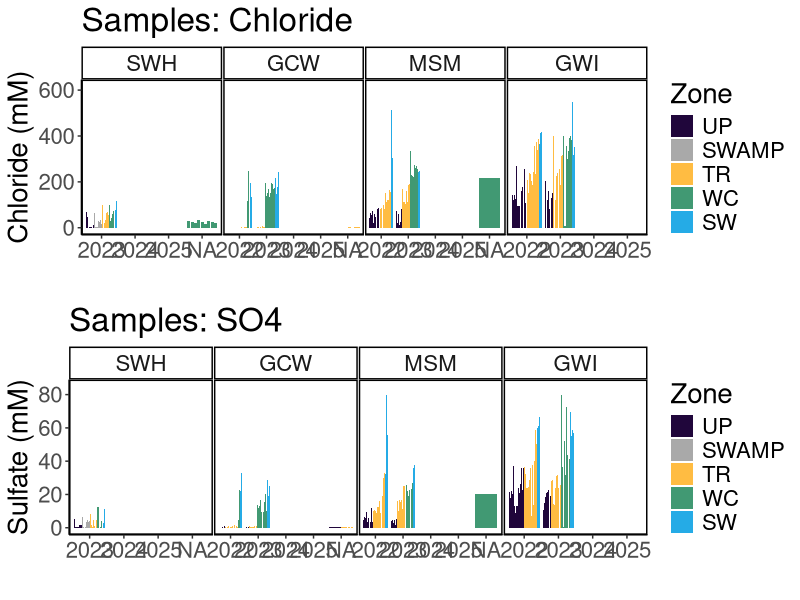
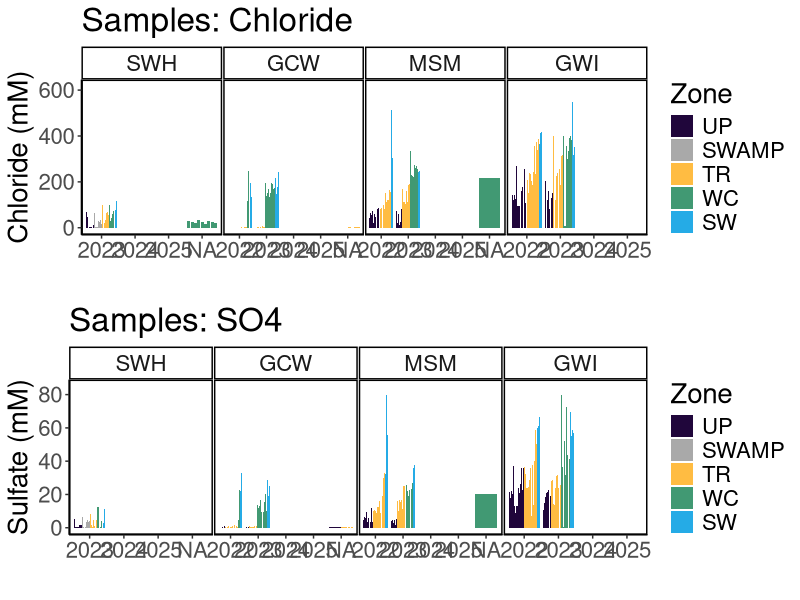
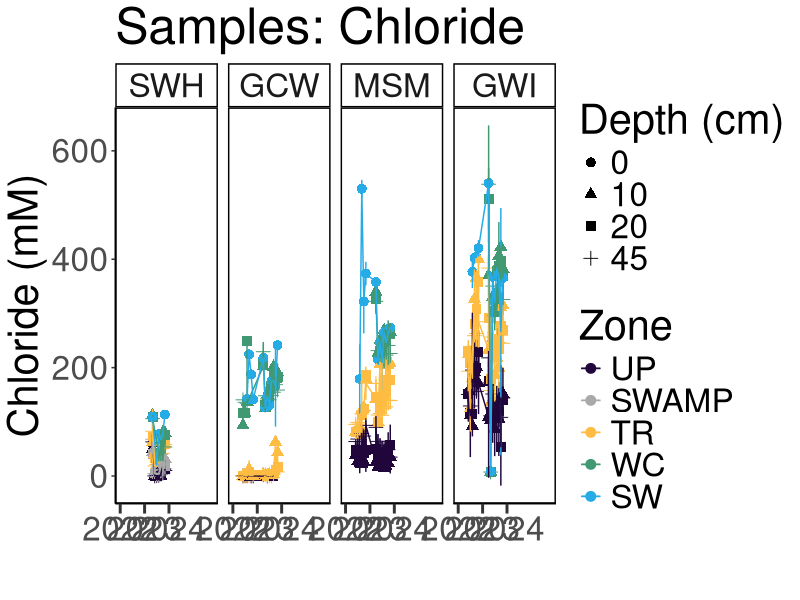
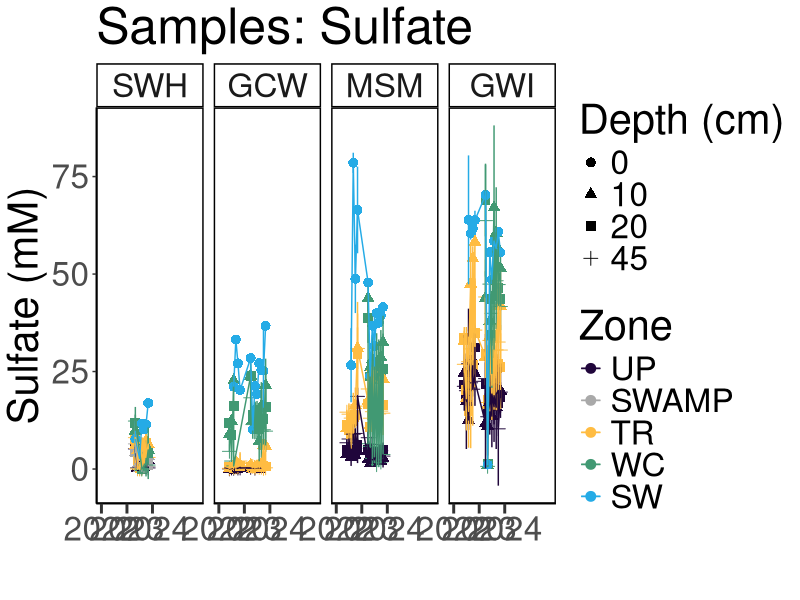
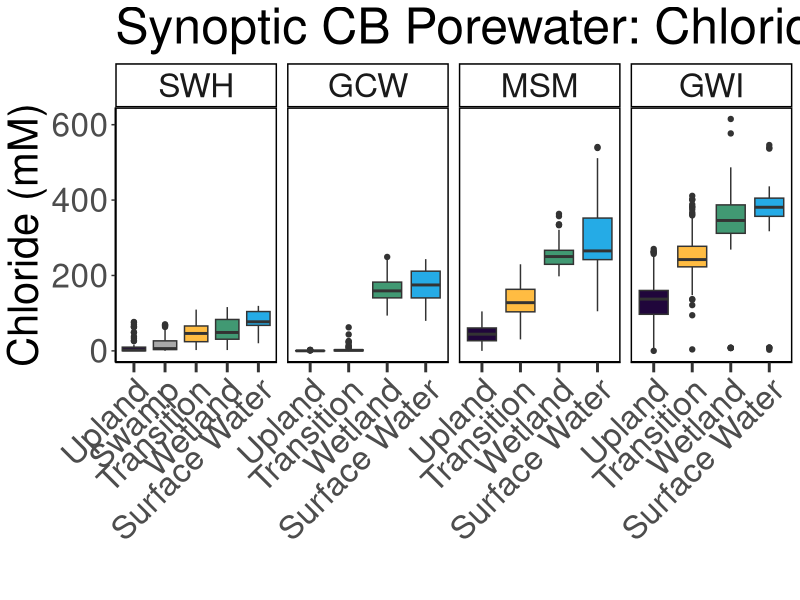
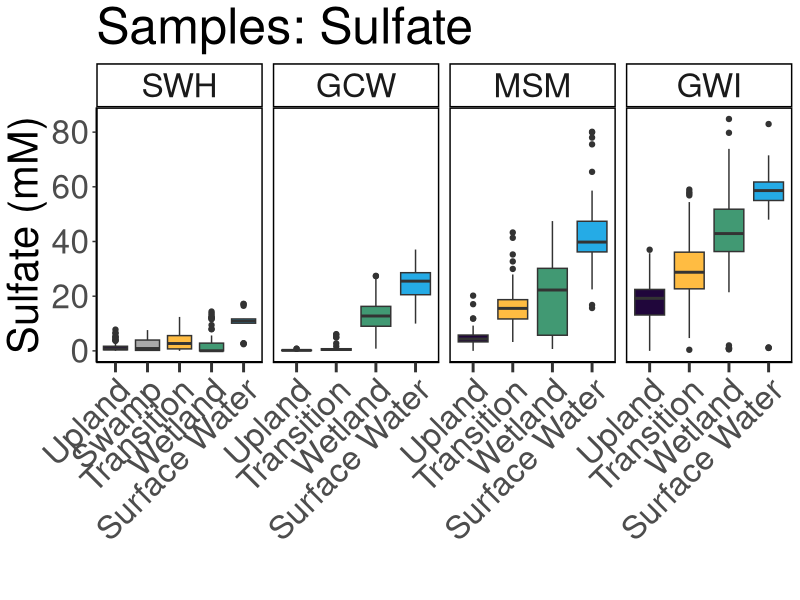
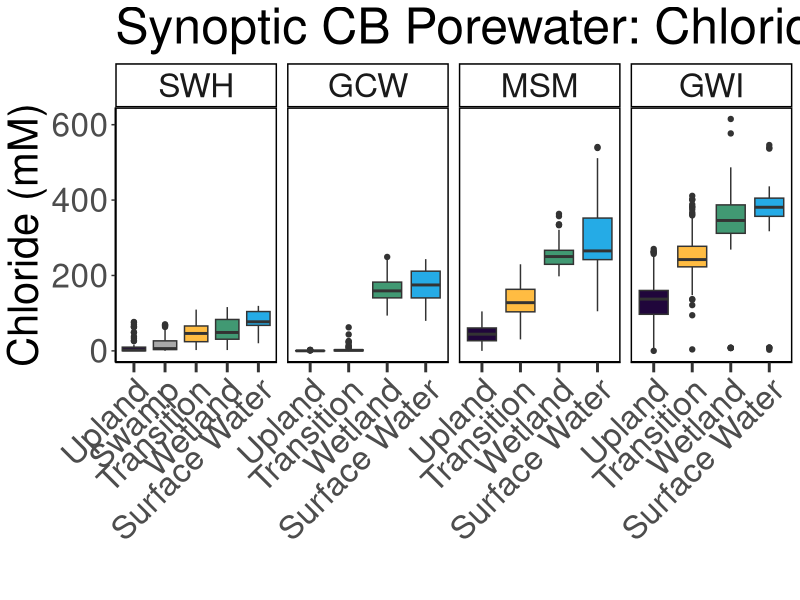
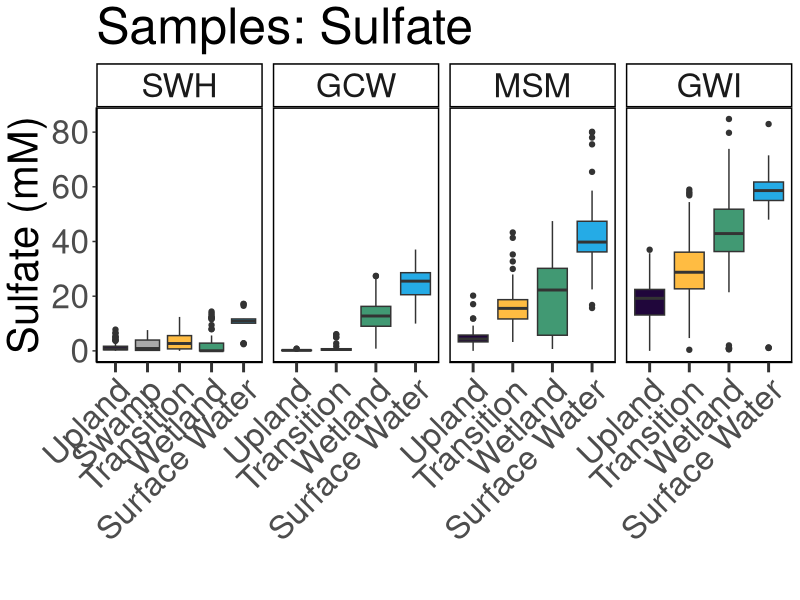

Source code (R) for these figures, in order:
## ---- chunk 1
library(dplyr)
library(ggplot2)
library(ggpubr)
library(stringr)
library(readxl)
library(tidyr)
library(tibble)
library(openxlsx)
library(knitr)
## ---- chunk 2

#read in 2022 Dionex Data:
dat22 <- read.csv("2022/COMPASS_SynopticCB_SO4_Cl_2022.csv")
# head(dat22)
colnames(dat22)

#read in 2023 Dionex Data:
dat23 <- read.csv("2023/COMPASS_SynopticCB_SO4_Cl_2023.csv")
# head(dat23)
colnames(dat23)

#read in 2024 Dionex Data:
dat24 <- read.csv("2024/COMPASS_SynopticCB_SO4_Cl_2024.csv")
# head(dat24)
colnames(dat24)

#read in 2025 Dionex Data:
dat25 <- read.csv("2025/COMPASS_SynopticCB_SO4_Cl_2025.csv")
# head(dat25)
colnames(dat25)

all_dat <- bind_rows(dat22, dat23, dat24, dat25)

all_dat <- all_dat %>%
  dplyr::select(
    Project, Region, Sample_ID, Year, Month, Day, Time, Time_Zone,
    Site, Zone, Replicate, Depth_cm, 
    SO4_ppm, SO4_mM, SO4_Conc_flag, SO4_QAQC_flag, Cl_ppm, Cl_mM, Cl_Conc_flag, Cl_QAQC_flag, salinity,
    Analysis_rundate,  Run_notes, Field_notes
        # list columns in the order you want them
  )

##Set 4 decimal points max
all_dat <- all_dat %>%
  mutate(across(where(is.numeric), round, digits = 4)) ##This does make all salnities 0 when Cl_ppm is 0 instead of 0.000026

## ---- chunk 3

#pull the column names from the all_dat dataframe and create a new dataframe with them 
metadat <- data.frame(Column_Names = colnames(all_dat))
metadat

metadat$Description <- ""
metadat$Units <- ""
metadat$Instrument_ifapplicable <- ""

#add information about each line: 

metadat$Description <- c("Project name", 
                         "Region samples originated from: CB = Chesapeake Bay",
                         "Sample identifier used in laboratory and field", 
                         "Year (YYYY) of sample collection", 
                         "Month (#) of sample collection",
                         "Day (#) of sample collection",
                         "Time (HH:MM) of sample collection",
                         "Time Zone of sample collection",
                         "Name of sampling transect location (GCW, SWH, MSM, GWI), see dataset locations for coordinates", 
                         "Zone within space-for-time transect (UP=Upland, SWAMP=Swamp, TR=Transition, WC=Wetland Control, SW=Surface Water)",
                         "Lysimeter or sample replicate id (A-C)", 
                         "Depth in centimeters from which water sample was taken", 
                         "Sulfate concentration in ppm", 
                         "Sulfate concentration in mM", 
                         "Sulfate concentration flag base on standard curve (bdl=below detection limit (0), adl=above detection limit (highest   
                         standard), Within_Range=within detection range)", 
                         "Sulfate QAQC Flags generated during checks of standards, blanks, dups, and spks",
                         "Chloride concentration in ppm", 
                         "Chloride concentration in mM", 
                         "Chloride concentration flag base on standard curve (bdl=below detection limit (0), adl=above detection limit (highest   
                         standard), Within_Range=within detection range)", 
                         "Chloride QAQC Flags generated during checks of standards, blanks, dups, and spks", 
                         "Salinity calculated using the Knudsen equation: Salinity=((1.807*(Chloride ppm)+0.026)/1000", 
                         "The date that samples were run on the Dionex IC", 
                         "Any notes generated during QAQC", 
                         "Notes generated during field sample collection")

metadat$Units <-       c("NA", 
                         "NA",
                         "NA", 
                         "NA",
                         "NA",
                         "NA", 
                         "NA",
                         "NA", 
                         "NA", 
                         "NA",
                         "NA", 
                         "cm",
                         "ppm", 
                         "mM", 
                         "NA", 
                         "NA", 
                         "ppm", 
                         "mM", 
                         "NA", 
                         "NA", 
                         "ppt", 
                         "NA", 
                         "NA",
                         "NA")

metadat$Instrument_ifapplicable <-  
  
                       c("NA", 
                         "NA",
                         "NA", 
                         "NA",
                         "NA",
                         "NA", 
                         "NA",
                         "NA", 
                         "NA", 
                         "NA",
                         "NA", 
                         "NA",
                         "Dionex Integrion HPIC (Thermo Fisher)", 
                         "Dionex Integrion HPIC (Thermo Fisher)", 
                         "NA", 
                         "NA", 
                         "Dionex Integrion HPIC (Thermo Fisher)", 
                         "Dionex Integrion HPIC (Thermo Fisher)", 
                         "NA", 
                         "NA", 
                         "NA", 
                         "NA", 
                         "NA",
                         "NA")


## ---- chunk 4

#write out a csv of all the data to the main folder: 
write.csv(all_dat, "COMPASS_SynopticCB_SO4_Cl_AllData.csv")


#write out a csv of the metadata associated with the data: 
write.csv(metadat, "COMPASS_SynopticCB_SO4_Cl_Metadata.csv")

## ---- chunk 5

data_plotting <- all_dat

#Order by Zone from Upland to Surface Water
data_plotting$Zone = factor(data_plotting$Zone, levels = c("UP", "SWAMP", "TR", "WC", "SW"))
data_plotting <- data_plotting[order(data_plotting$Zone), ]

#Order by Site from SWH, GCW, MSM, GWI order, which is oligohaline to polyhaline
data_plotting$Site = factor(data_plotting$Site, levels = c("SWH", "GCW", "MSM", "GWI"))
data_plotting <- data_plotting[order(data_plotting$Site), ]

# #Order by Year from 2022-2024
# data_plotting$Site = factor(data_plotting$Site, levels = c("SWH", "GCW", "MSM", "GWI"))
# data_plotting <- data_plotting[order(data_plotting$Site), ]

#Plot samples to get a first look at concentrations (sanity check)
#group the data for plotting
data_plotting_all <- data_plotting %>%
  group_by(Site, Zone) %>%
  mutate(row_num = factor(row_number())) %>%  # create row_num as factor per group
  ungroup()

data_plotting_all$Date <- as.Date(paste(data_plotting_all$Year, data_plotting_all$Month, data_plotting_all$Day, sep = "-"))


#Plot data and change colors based on Zone:
viz_cl_plot <- ggplot(data_plotting_all, aes(x = as.character(Year), y = Cl_mM, fill = Zone)) +
  geom_bar(stat = "identity", position = position_dodge2(preserve = "total")) +
  facet_grid( ~ Site, scales="free") +
  scale_fill_manual(values = c(
    "UP" = "#20063B",
    "TR" = "#FFBC42",
    "SWAMP" = "darkgrey",
    "WC" = "#419973",
    "SW" = "#25ABE6"
  )) +
  theme_classic() +
  labs(x = " ", y = "Chloride (mM)", title = "Samples: Chloride") +
  theme(
    panel.spacing = unit(.05, "lines"), 
    panel.border = element_rect(color = "black", fill = NA, linewidth = 1)) + 
  theme(text = element_text(size = 20))

# viz_cl_plot


viz_so4_plot <-  ggplot(data_plotting_all, aes(x = as.character(Year), y = SO4_mM, fill = Zone)) +
  geom_bar(stat = "identity", position = position_dodge2(preserve = "total")) +
  facet_grid( ~ Site, scales="free") +
  scale_fill_manual(values = c(
    "UP" = "#20063B",
    "TR" = "#FFBC42",
    "SWAMP" = "darkgrey",
    "WC" = "#419973",
    "SW" = "#25ABE6"
  )) +
  theme_classic() +
  labs(x = " ", y = "Sulfate (mM)", title = "Samples: SO4") +
  theme(
    panel.spacing = unit(.05, "lines"), 
    panel.border = element_rect(color = "black", fill = NA, linewidth = 1))+ 
  theme(text = element_text(size = 20))

# viz_so4_plot

ggarrange(viz_cl_plot, viz_so4_plot, nrow=2, ncol=1)


## ---- chunk 6

##Make Date Column with just Year and Month for Sample ID
all_dat_dates <- data_plotting %>%
  mutate(
    YearMonth = if_else(
      Month < 10,
      # Modify the string:
      YearMonth <- paste(data_plotting$Year, data_plotting$Month, sep = "-0"), 
      YearMonth <- paste(data_plotting$Year, data_plotting$Month, sep = "-"), 
    )
  )

##Summarize SO4 and Cl by Date, Site, and Zone
Dionex_avg <- all_dat_dates %>%
  group_by(Month, Year, Site, Zone) %>%
   dplyr::summarize(mean_SO4 = mean(SO4_mM, na.rm=TRUE), 
            sd_SO4 = sd(SO4_mM, na.rm=TRUE), 
            mean_Cl = mean(Cl_mM, na.rm=TRUE), 
            sd_Cl = sd(Cl_mM, na.rm=TRUE), 
            YearMonth = first(YearMonth))

# Concatenate with a day (e.g., "01" for the first day)
Dionex_avg$Date <- paste0(Dionex_avg$YearMonth, "-01")

# Convert to Date object
Dionex_avg$Date <- as.Date(Dionex_avg$Date)

# Define the specific date breaks you want to display
specific_breaks <- as.Date(c("2022-01-01", "2023-01-01", "2024-01-01", "2025-01-01"))

viz_cl_plot_avgs <- ggplot(Dionex_avg, aes(x = Date, y = mean_Cl, color = Zone, group = Zone)) +
  geom_point(size = 3) + 
  geom_errorbar(aes(ymin = mean_Cl - sd_Cl, ymax = mean_Cl + sd_Cl), width = 0.2) + 
  geom_line() + 
  facet_grid( ~ Site, scales="free_y") +
  scale_color_manual(values = c(
    "UP" = "#20063B",
    "TR" = "#FFBC42",
    "SWAMP" = "darkgrey",
    "WC" = "#419973",
    "SW" = "#25ABE6"
  )) +
  theme_classic() +
  labs(x = "Date", y = "Chloride (mM)", title = "Samples: Chloride") +
  theme(
    panel.spacing = unit(0.5, "lines"), 
    panel.border = element_rect(color = "black", fill = NA, linewidth = 1)) +
  # theme(axis.text.x = element_text(angle = 90, hjust = 0.5))+ 
  theme(text = element_text(size = 30))+
  scale_x_date(breaks = specific_breaks, date_labels = "%Y", expand = expansion(mult = c(0.18, 0.05)))+
  theme(axis.ticks.x = element_line(linewidth = 1))+
  theme(axis.ticks.length.x = unit(0.25, "cm"))

# viz_cl_plot_avgs


viz_so4_plot_avgs <- ggplot(Dionex_avg, aes(x = Date, y = mean_SO4, color = Zone, group = Zone)) +
  geom_point(size = 3) + 
  geom_errorbar(aes(ymin = mean_SO4 - sd_SO4, ymax = mean_SO4 + sd_SO4), width = 0.2) + 
  geom_line() + 
  facet_grid( ~ Site, scales="free_y") +
  scale_color_manual(values = c(
    "UP" = "#20063B",
    "TR" = "#FFBC42",
    "SWAMP" = "darkgrey",
    "WC" = "#419973",
    "SW" = "#25ABE6"
  )) +
  theme_classic() +
  labs(x = " ", y = "Sulfate (mM)", title = "Samples: Sulfate") +
  theme(
    panel.spacing = unit(0.5, "lines"), 
    panel.border = element_rect(color = "black", fill = NA, linewidth = 1)) +
  # theme(axis.text.x = element_text(angle = 90, hjust = 0.5))+ 
  theme(text = element_text(size = 30))+
  scale_x_date(breaks = specific_breaks, date_labels = "%Y", expand = expansion(mult = c(0.18, 0.05)))+
  theme(axis.ticks.x = element_line(linewidth = 1))+
  theme(axis.ticks.length.x = unit(0.25, "cm"))

# viz_so4_plot_avgs

ggarrange(viz_cl_plot, viz_so4_plot, nrow=2, ncol=1)

## ---- chunk 7

##Summarize SO4 and Cl by Date, Site, and Zone
Dionex_avg_depth <- all_dat_dates %>%
  group_by(Month, Year, Site, Zone, Depth_cm) %>%
   dplyr::summarize(mean_SO4 = mean(SO4_mM, na.rm=TRUE), 
            sd_SO4 = sd(SO4_mM, na.rm=TRUE), 
            mean_Cl = mean(Cl_mM, na.rm=TRUE), 
            sd_Cl = sd(Cl_mM, na.rm=TRUE), 
            YearMonth = first(YearMonth))

# Concatenate with a day (e.g., "01" for the first day)
Dionex_avg_depth$Date <- paste0(Dionex_avg_depth$YearMonth, "-01")

# Convert to Date object
Dionex_avg_depth$Date <- as.Date(Dionex_avg_depth$Date)

# Define the specific date breaks you want to display
specific_breaks <- as.Date(c("2022-01-01", "2023-01-01", "2024-01-01"))

viz_cl_plot_depth <- ggplot(Dionex_avg_depth, aes(x = Date, y = mean_Cl, color = Zone, group = Zone, shape = as.character(Depth_cm))) +
  geom_point(size = 3) + 
  geom_errorbar(aes(ymin = mean_Cl - sd_Cl, ymax = mean_Cl + sd_Cl), width = 0.2) + 
  geom_line() + 
  facet_grid( ~ Site, scales="free_y") +
  scale_color_manual(values = c(
    "UP" = "#20063B",
    "TR" = "#FFBC42",
    "SWAMP" = "darkgrey",
    "WC" = "#419973",
    "SW" = "#25ABE6"
  )) +
  theme_classic() +
  labs(x = " ", y = "Chloride (mM)", title = "Samples: Chloride") +
  theme(
    panel.spacing = unit(0.5, "lines"), 
    panel.border = element_rect(color = "black", fill = NA, linewidth = 1)) +
  # theme(axis.text.x = element_text(angle = 90, hjust = 0.5))+ 
  theme(text = element_text(size = 30))+
  scale_x_date(breaks = specific_breaks, date_labels = "%Y", expand = expansion(mult = c(0.18, 0.05))) + 
  labs(fill = "Zone", shape = "Depth (cm)")+
  theme(axis.ticks.x = element_line(linewidth = 1))+
  theme(axis.ticks.length.x = unit(0.25, "cm"))

viz_cl_plot_depth


viz_so4_plot_depth <- ggplot(Dionex_avg_depth, aes(x = Date, y = mean_SO4, color = Zone, group = Zone, shape = as.character(Depth_cm))) +
  geom_point(size = 3) + 
  geom_errorbar(aes(ymin = mean_SO4 - sd_SO4, ymax = mean_SO4 + sd_SO4), width = 0.2) + 
  geom_line() + 
  facet_grid( ~ Site, scales="free_y") +
  scale_color_manual(values = c(
    "UP" = "#20063B",
    "TR" = "#FFBC42",
    "SWAMP" = "darkgrey",
    "WC" = "#419973",
    "SW" = "#25ABE6"
  )) +
  theme_classic() +
  labs(x = " ", y = "Sulfate (mM)", title = "Samples: Sulfate")  +
  theme(
    panel.spacing = unit(0.5, "lines"), 
    panel.border = element_rect(color = "black", fill = NA, linewidth = 1)) +
  # theme(axis.text.x = element_text(angle = 90, hjust = 0.5))+ 
  theme(text = element_text(size = 30))+
  scale_x_date(breaks = specific_breaks, date_labels = "%Y", expand = expansion(mult = c(0.18, 0.05))) + 
  labs(fill = "Zone", shape = "Depth (cm)")+
  theme(axis.ticks.x = element_line(linewidth = 1))+
  theme(axis.ticks.length.x = unit(0.25, "cm"))

viz_so4_plot_depth
# ggarrange(viz_cl_plot, viz_so4_plot, nrow=2, ncol=1)

## ---- chunk 8

all_dat_dates <- all_dat_dates %>% 
    mutate(
    Zone_1 = case_when(
      Zone == "UP" ~ "Upland",
      Zone == "SWAMP" ~ "Swamp",
      Zone == "TR" ~ "Transition",
      Zone == "WC" ~ "Wetland",
      Zone == "SW" ~ "Surface Water",
      TRUE ~ Zone  # keep everything else unchanged
    )
  ) %>%
  mutate(Zone_1 = factor(Zone_1, levels = c("Upland", "Swamp", "Transition", "Wetland", "Surface Water")))


##Summarize SO4 and Cl by Date, Site, and Zone
viz_cl_boxplot <- ggplot(all_dat_dates, aes(x = Zone_1, y = Cl_mM, fill = Zone_1, group = Zone_1)) +
  geom_boxplot() + 
  facet_grid( ~ Site, scales = "free_x") +
  scale_x_discrete(drop = TRUE) +
  scale_fill_manual(values = c(
    "Upland" = "#20063B",
    "Transition" = "#FFBC42",
    "Swamp" = "darkgrey",
    "Wetland" = "#419973",
    "Surface Water" = "#25ABE6"
  ), labels = c("Upland", "Swamp", "Transition", "Wetland", "Surface Water")) +
  theme_classic() +
  labs(x = " ", y = "Chloride (mM)", title = "Synoptic CB Porewater: Chloride") +
  theme(
    panel.spacing = unit(0.5, "lines"), 
    panel.border = element_rect(color = "black", fill = NA, linewidth = 1)) +
  theme(axis.text.x = element_text(angle = 45, vjust = 1, hjust = 1))+ 
  theme(text = element_text(size = 30))+
  theme(axis.ticks.x = element_line(linewidth = 1))+
  theme(axis.ticks.length.x = unit(0.25, "cm"))+ 
  #scale_x_discrete(labels = c("Upland", "Swamp", "Transition", "Wetland", "Surface Water"))+ 
  theme(legend.position = "none")

viz_cl_boxplot


viz_so4_boxplot <- ggplot(all_dat_dates, aes(x = Zone_1, y = SO4_mM, fill = Zone_1, group = Zone_1)) +
  geom_boxplot() +
  facet_grid( ~ Site, scales = "free_x") +
  scale_x_discrete(drop = TRUE) +
  scale_fill_manual(values = c(
    "Upland" = "#20063B",
    "Transition" = "#FFBC42",
    "Swamp" = "darkgrey",
    "Wetland" = "#419973",
    "Surface Water" = "#25ABE6"
  ), labels = c("Upland", "Swamp", "Transition", "Wetland", "Surface Water")) +
  theme_classic() +
  labs(x = " ", y = "Sulfate (mM)", title = "Samples: Sulfate") +
  theme(
    panel.spacing = unit(0.5, "lines"), 
    panel.border = element_rect(color = "black", fill = NA, linewidth = 1)) +
  theme(axis.text.x = element_text(angle = 45, vjust = 1, hjust = 1))+ 
  theme(text = element_text(size = 30))+
  theme(axis.ticks.x = element_line(linewidth = 1))+
  theme(axis.ticks.length.x = unit(0.25, "cm"))+ 
  #scale_x_discrete(labels = c("Upland", "Swamp", "Transition", "Wetland", "Surface Water"))+ 
  theme(legend.position = "none")

viz_so4_boxplot

# ggarrange(viz_cl_boxplot, viz_so4_boxplot, nrow=2, ncol=1)

# Save as a PNG
png("COMPASS_SynopticCB_Cl_alldata.png", width = 2000, height = 1200, res = 100) 
print(viz_cl_boxplot)  # For ggplot objects, use print()
dev.off() 

# Save as a PNG
png("COMPASS_SynopticCB_SO4_alldata.png", width = 2000, height = 1200, res = 100) 
print(viz_so4_boxplot)  # For ggplot objects, use print()
dev.off() 

## ---- chunk 9
# It would also be great to add to our collation codes a summary chunk that will calculate value ranges, means, and standard deviations (and errors) for each site, zone, depth for each year; also for each site zone, depth overall; and for each site and zone overall so that we have some easy access to metrics. Was just thinking this might be helpful today when re-collating the DIC data.

colnames(all_dat)

##Metrics for each site, zone, depth for each year
summary_by_year <- all_dat %>%
  group_by(Year, Site, Zone, Depth_cm) %>%
   reframe(
     min_Cl_mM = min(Cl_mM, na.rm=TRUE),
     max_Cl_mM = max(Cl_mM, na.rm=TRUE), 
     mean_Cl_mM = mean(Cl_mM, na.rm=TRUE), 
     sd_Cl_mM = sd(Cl_mM, na.rm=TRUE), 

     min_SO4_mM = min(SO4_mM, na.rm=TRUE),
     max_SO4_mM = max(SO4_mM, na.rm=TRUE), 
     mean_SO4_mM = mean(SO4_mM, na.rm=TRUE), 
     sd_SO4_mM = sd(SO4_mM, na.rm=TRUE))

##Metrics for each site, zone, depth for all years
summary_all_years <- all_dat %>%
  group_by(Site, Zone, Depth_cm) %>%
   reframe(
     min_Cl_ppm = min(Cl_ppm, na.rm=TRUE),
     max_Cl_ppm = max(Cl_ppm, na.rm=TRUE), 
     mean_Cl_ppm = mean(Cl_ppm, na.rm=TRUE), 
     sd_Cl_ppm = sd(Cl_ppm, na.rm=TRUE), 

     min_SO4_ppm = min(SO4_ppm, na.rm=TRUE),
     max_SO4_ppm = max(SO4_ppm, na.rm=TRUE), 
     mean_SO4_ppm = mean(SO4_ppm, na.rm=TRUE), 
     sd_SO4_ppm = sd(SO4_ppm, na.rm=TRUE))

##Metrics for each site and zone for all depths and years
summary_all_depths_years <- all_dat %>%
  group_by(Site, Zone) %>%
   reframe(
     min_Cl_ppm = min(Cl_ppm, na.rm=TRUE),
     max_Cl_ppm = max(Cl_ppm, na.rm=TRUE), 
     mean_Cl_ppm = mean(Cl_ppm, na.rm=TRUE), 
     sd_Cl_ppm = sd(Cl_ppm, na.rm=TRUE), 

     min_SO4_ppm = min(SO4_ppm, na.rm=TRUE),
     max_SO4_ppm = max(SO4_ppm, na.rm=TRUE), 
     mean_SO4_ppm = mean(SO4_ppm, na.rm=TRUE), 
     sd_SO4_ppm = sd(SO4_ppm, na.rm=TRUE))

## ---- chunk 10

library(kableExtra)

#Order by Zone from Upland to Surface Water
summary_all_depths_years$Zone = factor(summary_all_depths_years$Zone, levels = c("UP", "SWAMP", "TR", "WC", "SW"))
summary_all_depths_years <- summary_all_depths_years[order(summary_all_depths_years$Zone), ]

#Order by Site from SWH, GCW, MSM, GWI order, which is oligohaline to polyhaline
summary_all_depths_years$Site = factor(summary_all_depths_years$Site, levels = c("SWH", "GCW", "MSM", "GWI"))
summary_all_depths_years <- summary_all_depths_years[order(summary_all_depths_years$Site), ]

kable(
  summary_all_depths_years[, c("Site", "Zone", "min_Cl_ppm",	"max_Cl_ppm",	"mean_Cl_ppm", "min_SO4_ppm",	"max_SO4_ppm",	"mean_SO4_ppm")],  
  format = "latex",
  booktabs = TRUE,
  caption = "Summary Statistics"
) %>%
  kable_styling(
    latex_options = c("hold_position", "striped", "scale_down"),
    font_size = 12
  ) %>%
  row_spec(0, bold = TRUE) %>%   # header
  column_spec(1, bold = TRUE)


## ---- chunk 11

#write out a csv of all the data to the main folder: 
write.csv(summary_by_year, "COMPASS_SynopticCB_PW_SO4_Cl_Summarized_By_Year.csv")


#write out a csv of the metadata associated with the data: 
write.csv(summary_all_years, "COMPASS_SynopticCB_PW_SO4_Cl_Summarized_Years_Combined.csv")


#write out a csv of the metadata associated with the data: 
write.csv(summary_all_depths_years, "COMPASS_SynopticCB_PW_SO4_Cl_Summarized_Years_and_Depths_Combined.csv")
